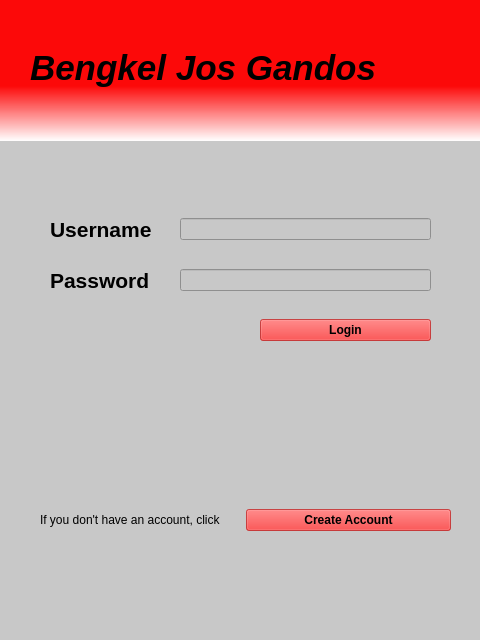
<?xml version="1.0" encoding="UTF-8"?>
<ui version="4.0">
 <class>MainWindow</class>
 <widget class="QMainWindow" name="MainWindow">
  <property name="geometry">
   <rect>
    <x>0</x>
    <y>0</y>
    <width>480</width>
    <height>640</height>
   </rect>
  </property>
  <property name="windowTitle">
   <string>MainWindow</string>
  </property>
  <property name="styleSheet">
   <string notr="true">background-color: rgb(200, 200, 200);</string>
  </property>
  <widget class="QWidget" name="centralwidget">
   <widget class="QWidget" name="gridLayoutWidget">
    <property name="geometry">
     <rect>
      <x>50</x>
      <y>210</y>
      <width>381</width>
      <height>141</height>
     </rect>
    </property>
    <layout class="QGridLayout" name="gridLayout">
     <property name="horizontalSpacing">
      <number>28</number>
     </property>
     <property name="verticalSpacing">
      <number>19</number>
     </property>
     <item row="0" column="1">
      <widget class="QLineEdit" name="username_input"/>
     </item>
     <item row="0" column="0">
      <widget class="QLabel" name="label_username">
       <property name="font">
        <font>
         <family>Helvetica</family>
         <pointsize>16</pointsize>
         <weight>75</weight>
         <bold>true</bold>
        </font>
       </property>
       <property name="text">
        <string>Username</string>
       </property>
      </widget>
     </item>
     <item row="1" column="0">
      <widget class="QLabel" name="labeL_password">
       <property name="font">
        <font>
         <family>Helvetica</family>
         <pointsize>16</pointsize>
         <weight>75</weight>
         <bold>true</bold>
        </font>
       </property>
       <property name="text">
        <string>Password</string>
       </property>
      </widget>
     </item>
     <item row="1" column="1">
      <widget class="QLineEdit" name="password_input"/>
     </item>
     <item row="2" column="1">
      <layout class="QGridLayout" name="gridLayout_3">
       <item row="0" column="1">
        <widget class="QPushButton" name="push_create_account_2">
         <property name="font">
          <font>
           <family>Helvetica</family>
           <pointsize>9</pointsize>
           <weight>75</weight>
           <bold>true</bold>
          </font>
         </property>
         <property name="styleSheet">
          <string notr="true">background-color: rgb(255, 0, 0, 60%);</string>
         </property>
         <property name="text">
          <string>Login</string>
         </property>
        </widget>
       </item>
       <item row="0" column="0">
        <spacer name="horizontalSpacer">
         <property name="orientation">
          <enum>Qt::Horizontal</enum>
         </property>
         <property name="sizeType">
          <enum>QSizePolicy::Fixed</enum>
         </property>
         <property name="sizeHint" stdset="0">
          <size>
           <width>80</width>
           <height>20</height>
          </size>
         </property>
        </spacer>
       </item>
      </layout>
     </item>
    </layout>
   </widget>
   <widget class="QLabel" name="label_title">
    <property name="geometry">
     <rect>
      <x>30</x>
      <y>40</y>
      <width>424</width>
      <height>56</height>
     </rect>
    </property>
    <property name="font">
     <font>
      <family>Helvetica</family>
      <pointsize>26</pointsize>
      <weight>75</weight>
      <italic>true</italic>
      <bold>true</bold>
     </font>
    </property>
    <property name="autoFillBackground">
     <bool>false</bool>
    </property>
    <property name="styleSheet">
     <string notr="true">background-color: rgb(255, 0, 0, 0%);</string>
    </property>
    <property name="text">
     <string>Bengkel Jos Gandos</string>
    </property>
   </widget>
   <widget class="QLabel" name="label_4">
    <property name="geometry">
     <rect>
      <x>0</x>
      <y>-10</y>
      <width>531</width>
      <height>151</height>
     </rect>
    </property>
    <property name="styleSheet">
     <string notr="true">background-color: qlineargradient(spread:pad, x1:0, y1:0, x2:0, y2:1, stop:0.636816 rgba(255, 0, 0, 243), stop:1 rgba(255, 255, 255, 255));
alternate-background-color: qlineargradient(spread:pad, x1:0, y1:1, x2:0, y2:0, stop:0 rgba(0, 0, 0, 255), stop:0.05 rgba(14, 8, 73, 255), stop:0.36 rgba(28, 17, 145, 255), stop:0.6 rgba(126, 14, 81, 255), stop:0.75 rgba(234, 11, 11, 255), stop:0.79 rgba(244, 70, 5, 255), stop:0.86 rgba(255, 136, 0, 255), stop:0.935 rgba(239, 236, 55, 255));</string>
    </property>
    <property name="text">
     <string/>
    </property>
   </widget>
   <widget class="QWidget" name="horizontalLayoutWidget">
    <property name="geometry">
     <rect>
      <x>40</x>
      <y>480</y>
      <width>411</width>
      <height>80</height>
     </rect>
    </property>
    <layout class="QHBoxLayout" name="horizontalLayout">
     <property name="spacing">
      <number>0</number>
     </property>
     <item>
      <widget class="QLabel" name="label_no_account">
       <property name="font">
        <font>
         <family>Helvetica</family>
        </font>
       </property>
       <property name="text">
        <string>If you don't have an account, click</string>
       </property>
      </widget>
     </item>
     <item>
      <widget class="QPushButton" name="push_create_account">
       <property name="font">
        <font>
         <family>Helvetica</family>
         <pointsize>9</pointsize>
         <weight>75</weight>
         <bold>true</bold>
        </font>
       </property>
       <property name="styleSheet">
        <string notr="true">background-color: rgb(255, 0, 0, 60%);</string>
       </property>
       <property name="text">
        <string>Create Account</string>
       </property>
      </widget>
     </item>
    </layout>
   </widget>
   <zorder>label_4</zorder>
   <zorder>gridLayoutWidget</zorder>
   <zorder>label_title</zorder>
   <zorder>horizontalLayoutWidget</zorder>
  </widget>
  <widget class="QMenuBar" name="menubar">
   <property name="geometry">
    <rect>
     <x>0</x>
     <y>0</y>
     <width>480</width>
     <height>26</height>
    </rect>
   </property>
  </widget>
  <widget class="QStatusBar" name="statusbar"/>
 </widget>
 <resources/>
 <connections/>
</ui>
